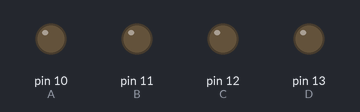
This sketch was run on a simulated Arduino Uno, built with avr-gcc and run on an emulated ATmega328P. Parts: output pins drawn as LEDs (lit = HIGH).

Above: at 0.5 s.
At 1.5 s:
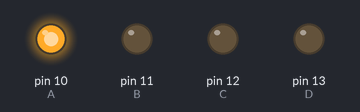
At 3.5 s:
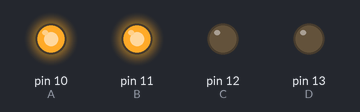
At 6.5 s:
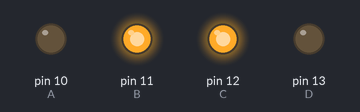
At 9.5 s:
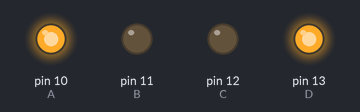
At 12.5 s:
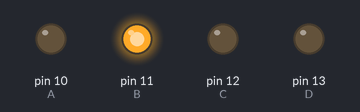
Timing chart, 0 to 13.0 s (numbered marks = the images above):
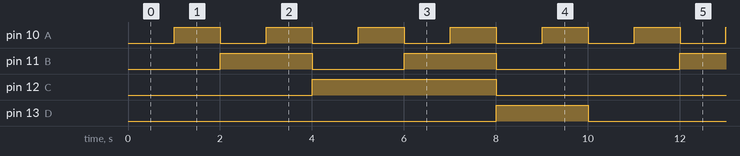

Measured:
- by itself, pin 10 (A): alternates HIGH for 1.0 s and LOW for 1.0 s
- by itself, pin 11 (B): repeats every 10.0 s: LOW 2.0 s, HIGH 2.0 s, LOW 4.0 s, HIGH 2.0 s
- by itself, pin 12 (C): alternates HIGH for 4.0 s and LOW for 6.0 s
- by itself, pin 13 (D): alternates HIGH for 2.0 s and LOW for 8.0 s

The sketch:

NixieCount.ino
```cpp
// (licence header left out)
uint8_t currentValue = 0;


//Use pins 10, 11, 12 & 13 of Arduino
//Connect to pins A, B, C & D of your SN74141 Nixie driver chip
#define A 10
#define B 11
#define C 12
#define D 13

void setup() {
  pinMode(A, OUTPUT);
  pinMode(B, OUTPUT);
  pinMode(C, OUTPUT);
  pinMode(D, OUTPUT);
  nixieWrite(A, B, C, D, 0);
}


void nixieWrite(uint8_t a, uint8_t b, uint8_t c, uint8_t d, uint8_t value){
  //D is most significant bit
  //A is least significant bit
  digitalWrite(d, (value & 0x08) >> 3);
  digitalWrite(c, (value & 0x04) >> 2);
  digitalWrite(b, (value & 0x02) >> 1);
  digitalWrite(a, value & 0x01);
}

void loop() {
  delay(1000);
  currentValue++;
  if(currentValue > 9) currentValue = 0;
  nixieWrite(A, B, C, D, currentValue);
}
```
